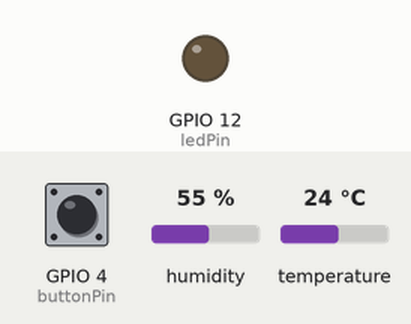
Simulated run of this sketch. Board: ESP8266 (NodeMCU). Shown: output pins drawn as LEDs (lit = HIGH). Inputs (shaded band) come from the test bench; at power-on: GPIO 4 (buttonPin) LOW, humidity 55 %, temperature 24 °C. WiFi joins after 1.5 s; servers stay silent unless stated; what the sketch prints to the serial monitor is not drawn.

Above: at 2.7 s.
2.8 s: GPIO 4 (buttonPin) pulled HIGH for 0.15 s
At 4.3 s:
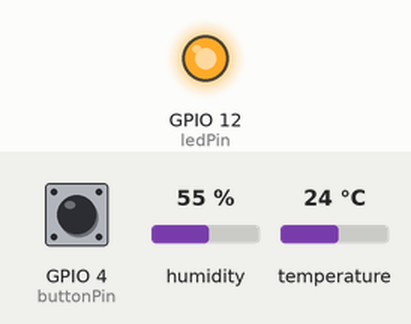
5.9 s: GPIO 4 (buttonPin) pulled HIGH for 1 s
At 6.6 s:
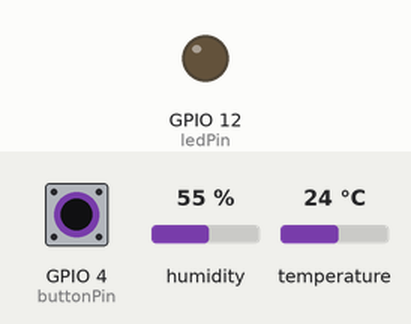
8.4 s: GPIO 4 (buttonPin) pulled HIGH for 3.2 s
At 9.7 s:
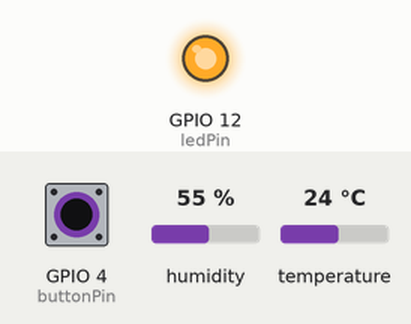
Timing chart, 0 to 11.4 s (numbered marks = the images above; inputs shaded):
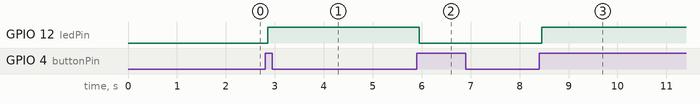

The sketch:

4.6Latihan4.ino
```cpp
#include <ESP8266WiFi.h>
#include <ESPAsyncTCP.h>
#include <ESPAsyncWebServer.h>
#include <DHT.h>

const char* ssid = "V2030";
const char* password = "raid_0507";

// Konfigurasi Pin
const byte dhtPin = 2;        // D4 (GPIO 2)
const byte buttonPin = 4;     // D2 (GPIO 4)
const byte ledPin = 12;       // D6 (GPIO 12)

DHT dht(dhtPin, DHT22);

// Variabel Pelacak Status (State & Cache)
bool ledState = false;
String currentTemp = "--";
String currentHum  = "--";

int buttonState;
int lastButtonState = LOW;
unsigned long lastDebounceTime = 0;
const unsigned long debounceDelay = 50;
unsigned long lastTime = 0;

// Inisialisasi Async Web Server (port 80) & WebSocket (rute /ws)
AsyncWebServer server(80);
AsyncWebSocket ws("/ws");

// ---------------- HTML & JAVASCRIPT (FRONT-END) TEMA NAVY & KUNING ----------------
const char index_html[] PROGMEM = R"rawliteral(<!DOCTYPE html>
<html>
<head>
  <meta name="viewport" content="width=device-width, initial-scale=1">
  <title>Smart Room - Navy & Yellow</title>
  <style>
    * {
      box-sizing: border-box;
      margin: 0;
      padding: 0;
    }
    body {
      font-family: 'Segoe UI', Tahoma, Geneva, Verdana, sans-serif;
      text-align: center;
      background-color: #0f172a; /* Navy Blue gelap */
      color: #f8fafc;
      min-height: 100vh;
      display: flex;
      flex-direction: column;
      align-items: center;
      justify-content: center;
      padding: 20px;
    }
    h1 {
      color: #f59e0b; /* Aksen Kuning / Gold */
      margin-bottom: 25px;
      font-size: 2rem;
      letter-spacing: 1px;
      text-shadow: 0 2px 4px rgba(0,0,0,0.4);
    }
    .card {
      background: #1e293b; /* Navy Blue Sedang */
      margin: 12px auto;
      padding: 22px;
      width: 100%;
      max-width: 320px;
      border-radius: 16px;
      box-shadow: 0 10px 25px -5px rgba(0, 0, 0, 0.5), 0 8px 10px -6px rgba(0, 0, 0, 0.3);
      border: 1px solid #334155;
      transition: transform 0.2s ease, box-shadow 0.2s ease;
    }
    .card:hover {
      transform: translateY(-3px);
      box-shadow: 0 14px 28px -5px rgba(0, 0, 0, 0.6);
    }
    .card h2 {
      font-size: 1.1rem;
      font-weight: 500;
      color: #94a3b8;
      margin-bottom: 8px;
    }
    .value {
      font-size: 2rem;
      font-weight: 700;
      color: #fbbf24; /* Teks Angka Kuning */
    }
    .status-text {
      font-size: 1.5rem;
      font-weight: 700;
      margin-bottom: 15px;
    }
    .status-off {
      color: #94a3b8;
    }
    .status-on {
      color: #f59e0b; /* Kuning Terang saat LED ON */
    }
    button {
      padding: 14px 28px;
      font-size: 1rem;
      font-weight: 600;
      border-radius: 10px;
      cursor: pointer;
      border: none;
      width: 100%;
      transition: all 0.2s ease;
      letter-spacing: 0.5px;
    }
    .btn-off {
      background-color: #f59e0b; /* Tombol Kuning untuk Turn ON */
      color: #0f172a;
      box-shadow: 0 4px 14px rgba(245, 158, 11, 0.4);
    }
    .btn-off:hover {
      background-color: #d97706;
    }
    .btn-on {
      background-color: #334155; /* Tombol Navy Redup untuk Turn OFF */
      color: #fbbf24;
      border: 1px solid #f59e0b;
      box-shadow: 0 4px 14px rgba(0, 0, 0, 0.3);
    }
    .btn-on:hover {
      background-color: #1e293b;
    }
  </style>
</head>
<body>
  <h1>Smart Room</h1>

  <div class="card">
    <h2>SUHU</h2>
    <div class="value"><span id="tempValue">--</span> &deg;C</div>
  </div>

  <div class="card">
    <h2>KELEMBAPAN</h2>
    <div class="value"><span id="humValue">--</span> %</div>
  </div>

  <div class="card">
    <h2>STATUS LED</h2>
    <div id="ledStatus" class="status-text status-off">OFF</div>
    <button id="toggleBtn" class="btn-off" onclick="toggleLed()">Turn ON</button>
  </div>

  <script>
    var gateway = `ws://${window.location.hostname}/ws`;
    var websocket;

    window.addEventListener('load', onLoad);

    function onLoad(event) { initWebSocket(); }

    function initWebSocket() {
      websocket = new WebSocket(gateway);
      websocket.onopen    = onOpen;
      websocket.onclose   = onClose;
      websocket.onmessage = onMessage;
    }

    function onOpen(event) { console.log('WebSocket Terkoneksi'); }
    function onClose(event) { setTimeout(initWebSocket, 2000); }

    function toggleLed(){
        websocket.send('toggle');
    }

    function onMessage(event) {
      var dataObj = JSON.parse(event.data);

      if(dataObj.suhu !== undefined) {
        document.getElementById('tempValue').innerHTML = dataObj.suhu;
      }

      if(dataObj.hum !== undefined) {
        document.getElementById('humValue').innerHTML = dataObj.hum;
      }

      if(dataObj.led !== undefined) {
        var btn = document.getElementById('toggleBtn');
        var status = document.getElementById('ledStatus');
        if(dataObj.led == "1"){
          status.innerHTML = "ON";
          status.className = "status-text status-on";
          btn.innerHTML = "Turn OFF";
          btn.className = "btn-on";
        } else {
          status.innerHTML = "OFF";
          status.className = "status-text status-off";
          btn.innerHTML = "Turn ON";
          btn.className = "btn-off";
        }
      }
    }
  </script>
</body>
</html>
)rawliteral";

// ---------------- BACK-END & WEBSOCKET LOGIC ----------------
void notifyClients() {
  String jsonString = "{\"led\":\"" + String(ledState ? 1 : 0) + "\", ";
  jsonString += "\"suhu\":\"" + currentTemp + "\", ";
  jsonString += "\"hum\":\"" + currentHum + "\"}";
  ws.textAll(jsonString);
}

void handleWebSocketMessage(void *arg, uint8_t *data, size_t len) {
  AwsFrameInfo *info = (AwsFrameInfo*)arg;
  if (info->final && info->index == 0 && info->len == len && info->opcode == WS_TEXT) {
    data[len] = 0;
    if (strcmp((char*)data, "toggle") == 0) {
      ledState = !ledState;
      notifyClients();
    }
  }
}

void onEvent(AsyncWebSocket *server, AsyncWebSocketClient *client, AwsEventType type,
             void *arg, uint8_t *data, size_t len) {
  switch (type) {
    case WS_EVT_CONNECT:
      Serial.printf("Client WebSocket #%u terhubung\n", client->id());
      notifyClients();
      break;
    case WS_EVT_DISCONNECT:
      Serial.printf("Client WebSocket #%u terputus\n", client->id());
      break;
    case WS_EVT_DATA:
      handleWebSocketMessage(arg, data, len);
      break;
  }
}

void setup() {
  Serial.begin(115200);

  pinMode(buttonPin, INPUT);
  pinMode(ledPin, OUTPUT);
  digitalWrite(ledPin, LOW);
  dht.begin();

  WiFi.mode(WIFI_STA);
  WiFi.begin(ssid, password);
  while (WiFi.status() != WL_CONNECTED) { delay(500); Serial.print("."); }
  Serial.println("\nIP Address: " + WiFi.localIP().toString());

  server.on("/", HTTP_GET, [](AsyncWebServerRequest *request){
    request->send_P(200, "text/html", index_html);
  });

  ws.onEvent(onEvent);
  server.addHandler(&ws);
  server.begin();
}

void loop() {
  ws.cleanupClients();

  digitalWrite(ledPin, ledState ? HIGH : LOW);

  int reading = digitalRead(buttonPin);
  if (reading != lastButtonState) {
    lastDebounceTime = millis();
  }
  if ((millis() - lastDebounceTime) > debounceDelay) {
    if (reading != buttonState) {
      buttonState = reading;

      if (buttonState == HIGH) {
        ledState = !ledState;
        notifyClients();
      }
    }
  }
  lastButtonState = reading;

  if ((millis() - lastTime) > 3000) {
    float t = dht.readTemperature();
    float h = dht.readHumidity();

    if(!isnan(t) && !isnan(h)) {
      currentTemp = String(t);
      currentHum  = String(h);
      notifyClients();
    }
    lastTime = millis();
  }
}
```

Measured:
- after the input at 2.8 s, GPIO 12 (ledPin): LOW → HIGH after 0.05 s
- after the input at 5.9 s, GPIO 12 (ledPin): HIGH → LOW after 0.05 s
- after the input at 8.4 s, GPIO 12 (ledPin): LOW → HIGH after 0.05 s
